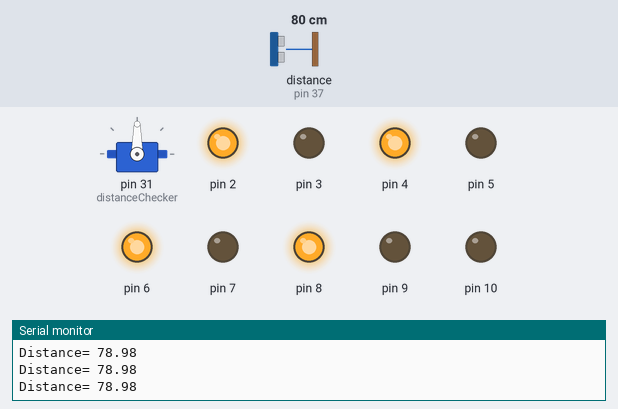
A sketch run on a simulated Arduino Mega 2560, built with avr-gcc and run on an emulated ATmega2560. Parts: servo, output pins drawn as LEDs (lit = HIGH), the last lines printed to the serial monitor. Wiring (inferred from the names in the program): ultrasonic range finder: trigger pin 39; echo pin 37. The test bench sets the inputs (shaded band); at power-on: distance to the obstacle (sensor on pin 37) 80 cm. The echo pulse lasts 58.3 µs per cm; pins used as bus, display or sensor lines are not drawn.

Above: at 1.2 s.
1.3 s: distance to the obstacle (sensor on pin 37) set to 34 cm
2.8 s: distance to the obstacle (sensor on pin 37) set to 28 cm
At 3.9 s:
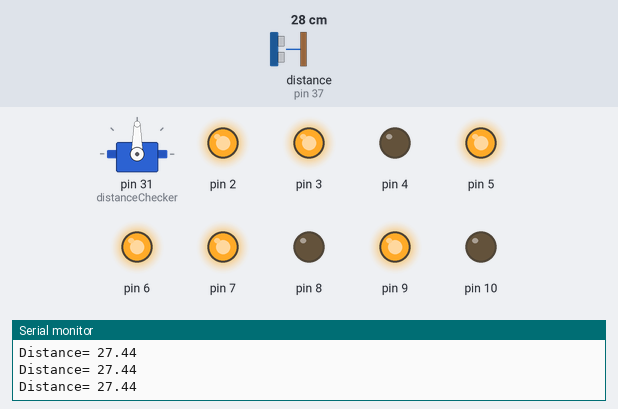
4.3 s: distance to the obstacle (sensor on pin 37) set to 21 cm
5.8 s: distance to the obstacle (sensor on pin 37) set to 16 cm
At 6.4 s:
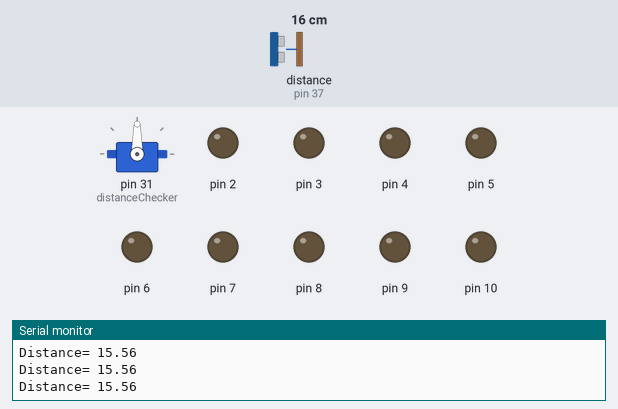
7.4 s: distance to the obstacle (sensor on pin 37) set to 35 cm
At 8.2 s:
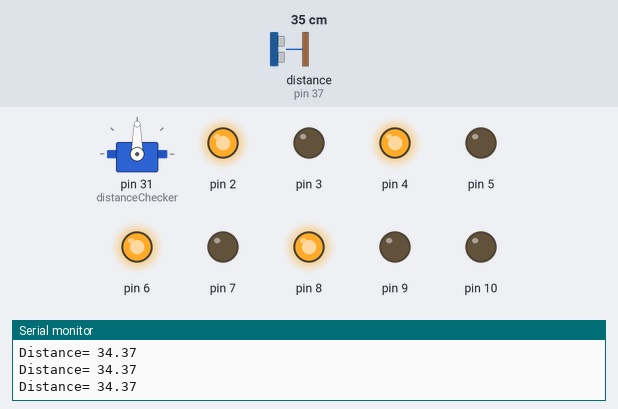
9.0 s: distance to the obstacle (sensor on pin 37) set to 2 cm
At 10.3 s:
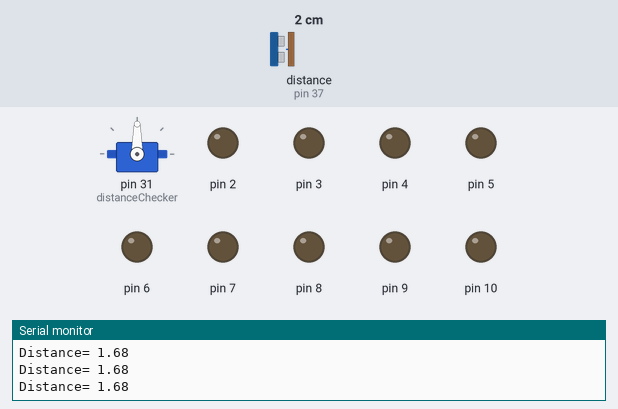
Timing chart, 0 to 11.6 s (numbered marks = the images above; inputs shaded):
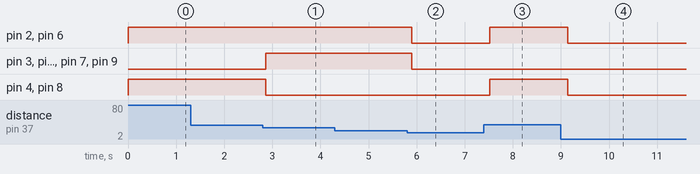

The sketch:

hack3.ino
```cpp
char t;
#include <Servo.h>

Servo distanceChecker;

int pos = 0;

double duration;

double distance;

const int echoPin = 37;

const int trigPin = 39;


void setup() {
Serial.begin(9600);

  distanceChecker.attach(31);

  distanceChecker.write(0);

  pinMode(trigPin, OUTPUT);

  pinMode(echoPin, INPUT);

  Serial.println("Ready to sense!");


pinMode(6,OUTPUT);
pinMode(7,OUTPUT);
pinMode(8,OUTPUT);
pinMode(9,OUTPUT);
pinMode(2 ,OUTPUT);
pinMode(3, OUTPUT);
pinMode(4,OUTPUT);
pinMode(5,OUTPUT);
pinMode(10, OUTPUT);

Serial.begin(9600);

}

void loop() {
  distanceChecker.write(0);

  distanceChecker.write(90);


  digitalWrite(trigPin, LOW);


  digitalWrite(trigPin, HIGH);


  digitalWrite(trigPin, LOW);

  duration = pulseIn(echoPin, HIGH);

  distance = duration * 0.034/2;

  Serial.print("Distance= ");

  Serial.println(distance);

if (distance >= 30) {
  digitalWrite(6, HIGH);
  digitalWrite(7, LOW);
  digitalWrite(8, HIGH);
  digitalWrite(9, LOW);
  digitalWrite(2, HIGH);
  digitalWrite(3, LOW);
  digitalWrite(4, HIGH);
  digitalWrite(5, LOW);
  delay(100);
}
else if (distance <= 30 and distance >= 18) {
  digitalWrite(6, HIGH);
    digitalWrite(7, HIGH);
    digitalWrite(8, LOW);
    digitalWrite(9, HIGH);
    digitalWrite(2, HIGH);
    digitalWrite(3, HIGH);
    digitalWrite(4, LOW);
    digitalWrite(5, HIGH);
    pinMode(10, HIGH);

  delay(100);
}
else if (distance <= 18) {
  digitalWrite(6, LOW);
  digitalWrite(7, LOW);
  digitalWrite(8, LOW);
  digitalWrite(9, LOW);
  digitalWrite(2, LOW);
  digitalWrite(3, LOW);
  digitalWrite(4, LOW);
  digitalWrite(5, LOW);
   pinMode(10, HIGH);
  delay(100);
}

delay(100);
}
```

Measured:
- the behaviour switches between 31 and 30 cm on distance to the obstacle (sensor on pin 37) (found by bisection; images 0 and 1)
- the behaviour switches between 19 and 18 cm on distance to the obstacle (sensor on pin 37) (found by bisection; images 1 and 2)
- after the input at 2.8 s, pin 3, pin 5, pin 7, pin 9: LOW → HIGH after 0.07 s; pin 4, pin 8: HIGH → LOW after 0.07 s
- after the input at 5.8 s, pin 2, pin 3, pin 5–7, pin 9: HIGH → LOW after 0.10 s
- after the input at 7.4 s, pin 2, pin 4, pin 6, pin 8: LOW → HIGH after 0.12 s
- after the input at 9.0 s, pin 2, pin 4, pin 6, pin 8: HIGH → LOW after 0.14 s
